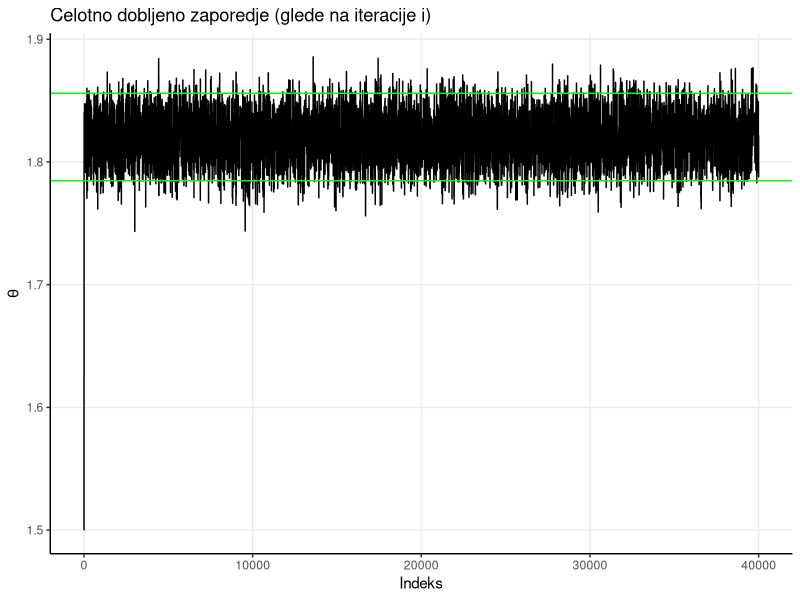
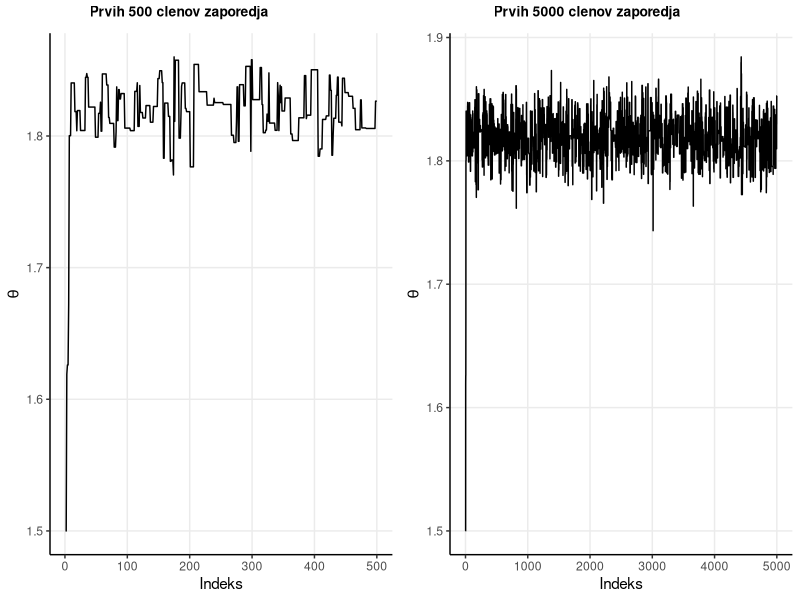
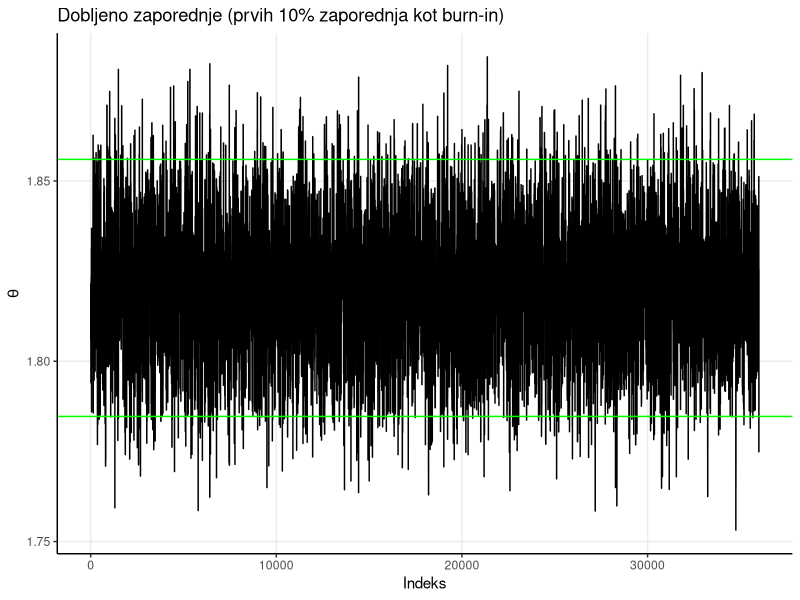
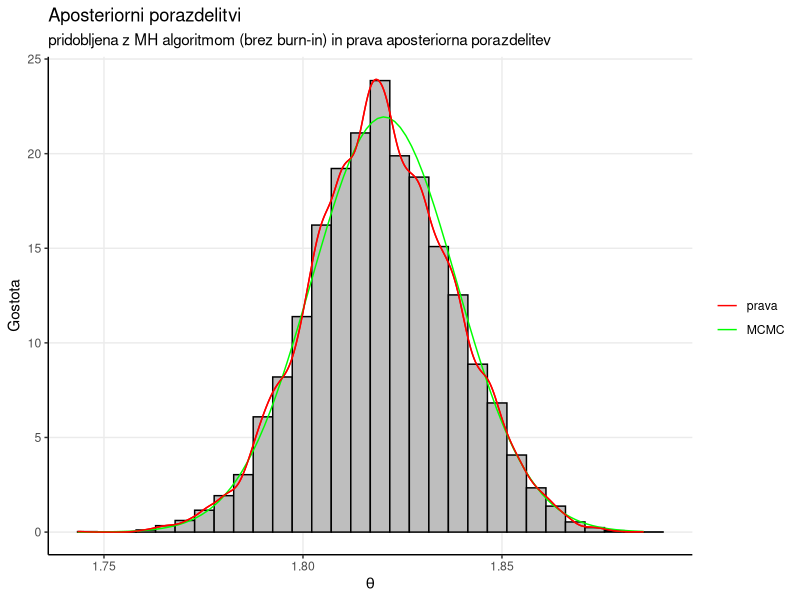
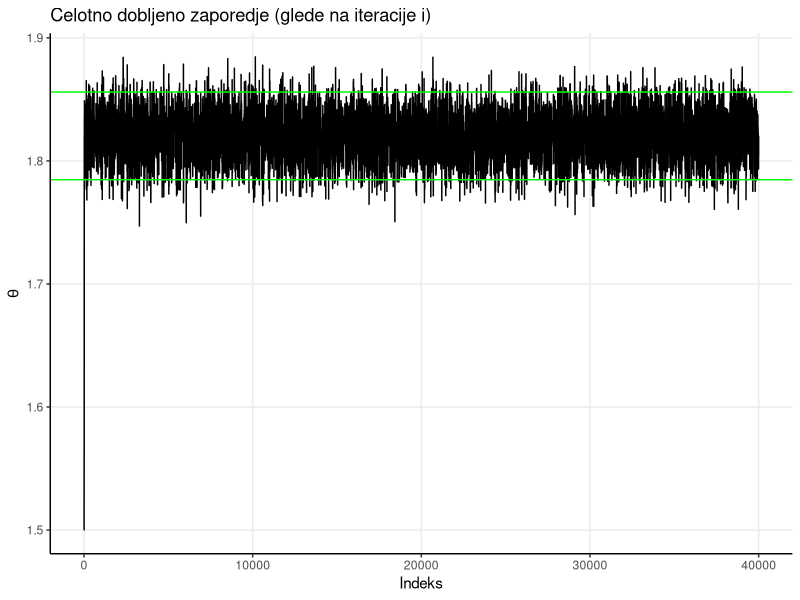
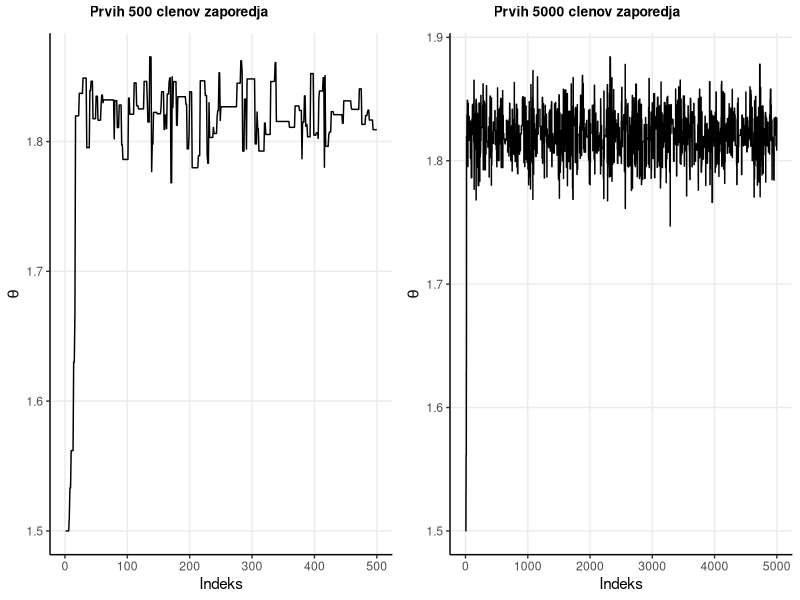
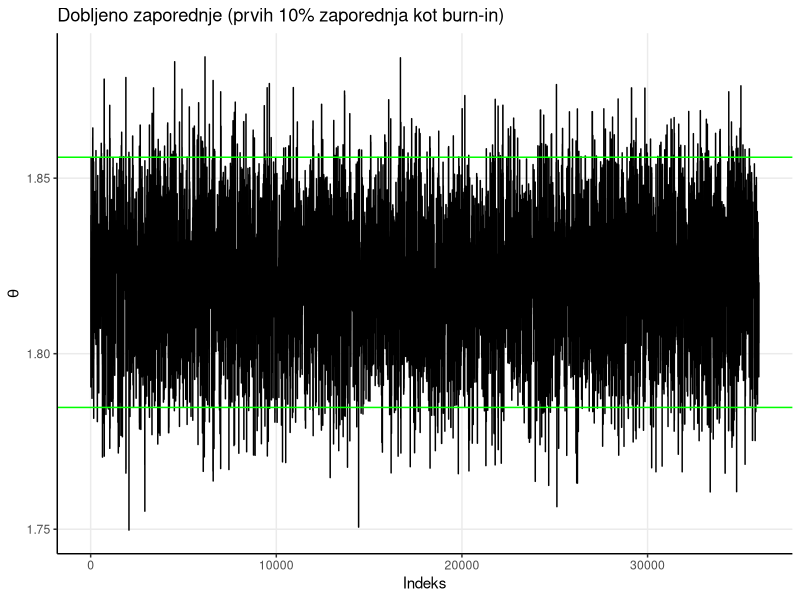
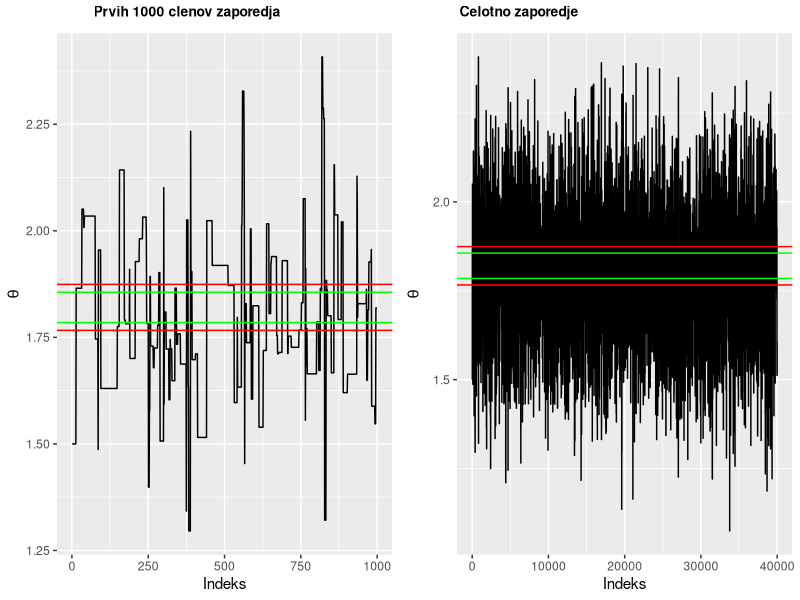

Write the R code that produced these figures, in order.
## ---- chunk 1
knitr::opts_chunk$set(echo = TRUE)
set.seed(123)

# Potrebne knjiznice
library(ggplot2)
library(knitr)
library(dplyr)
library(ggpubr)
library(kableExtra)
## ---- chunk 2
# Funkcija verjetja
verjetje <- function(theta, x, sigma){
  #cleni <- 1/(sqrt(2*pi)*sigma)* exp(-(x-theta)^2/(2*sigma^2))
  #return(prod(cleni))
  return(prod(dnorm(x, theta, sigma)))
}

# Apriorna porazdelitev
apriorna_porazdelitev <- function(theta, mu_0, sigma_0){
  return(dnorm(theta, mu_0, sigma_0))
}

#q funkcija
q <- function(theta_zvezdica, theta, sigma) { 
  return(dnorm(theta_zvezdica, theta, sigma))
}
## ---- chunk 3
metropolis_hastings <- function(n_itr, x, theta_zacetek, sigma, mu_0, sigma_0){
  # n_itr = ponovitve
  # x = podatki
  # theta_zacetek = theta s katero zacnemo in jo posodabljamo
  # sigma = sigma zacetnega modela
  # mu_0 in sigma_0 = parametra apriorne porazdelitve
  
  # Prazen vektor za shranjevanje
  theta <- numeric(n_itr)
  # Zacetna vrednost thete
  theta[1] <- theta_zacetek
    
  for(i in 2:n_itr){
    # Nova theta
    theta_zvezdica <- rnorm(1, theta[i - 1], sigma)
        
    # aposteriorna in verjetje s theta_zvezdica
    aposteriorna_zvezdica <- apriorna_porazdelitev(theta_zvezdica, mu_0, sigma_0)
    verjetje_zvezdica <- verjetje(theta_zvezdica, x, sigma)
    q_zvezdica <- q(theta[i - 1], theta_zvezdica, sigma)
        
    # aposteriorna in verjetje s theta_i
    aposteriorna_i <- apriorna_porazdelitev(theta[i - 1], mu_0, sigma_0)
    verjetje_i <- verjetje(theta[i - 1], x, sigma)
    q_i <- q(theta_zvezdica, theta[i - 1], sigma)
        
    # alpha
    alpha <- min(1, (aposteriorna_zvezdica * verjetje_zvezdica * q_zvezdica) / (aposteriorna_i * verjetje_i * q_i))
         
    # sprejmemo ali zavrnemo
    if(runif(1) < alpha){
        theta[i] <- theta_zvezdica # "accept" -> min(1, A)
        } 
    else{
      theta[i] <- theta[i - 1] # "reject"  -> theta_i
      }
    }

  return(theta)
}

## ---- chunk 4
# Nastavitev parametrov
n_itr <- 40000 

x <- c(1.91, 1.94, 1.68, 1.75, 1.81, 1.83, 1.91, 1.95, 1.77, 1.98, 
       1.81, 1.75, 1.89, 1.89, 1.83, 1.89, 1.99, 1.65, 1.82, 1.65, 
       1.73, 1.73, 1.88, 1.81, 1.84, 1.83, 1.84, 1.72, 1.91, 1.63)

theta_zacetek <- 1.5

sigma <- 0.1
mu_0 <- 1.78
sigma_0 <- 0.2

# Test algoritma
theta <- metropolis_hastings(n_itr, x, theta_zacetek, sigma, mu_0, sigma_0)

## ---- chunk 5
# Prava aposteriorna porazdelitev
n <- length(x)

prec <- 1/sigma^2 
prec0 <- 1/sigma_0^2
prec.n <- prec0 + n*prec 
sigma.n <- sqrt(1/prec.n)

mu.n <- prec0/prec.n * mu_0 + n*prec/prec.n * mean(x)
## ---- chunk 6
df <- data.frame(theta = theta)

ggplot(df, aes(x=1:nrow(df), y=theta)) +
    geom_line() +
    labs(title="Celotno dobljeno zaporedje (glede na iteracije i)",
         x="Indeks",
         y=expression(theta)) +
    # zelena crta
    geom_hline(yintercept = c(qnorm(0.025, mu.n, sigma.n),qnorm(0.975, mu.n, sigma.n)),
               color = "green") +
    theme_bw() + 
    theme(panel.border = element_blank(),
              panel.grid.minor = element_blank(), 
              axis.line = element_line(colour = "black"),
          legend.position = "none") 
## ---- chunk 7
g1 <- ggplot(df %>% slice(1:500), aes(x=1:500, y=theta)) +
    geom_line() +
    labs(title="",
         x="Indeks",
         y=expression(theta)) +
    theme_bw() + 
    theme(panel.border = element_blank(),
              panel.grid.minor = element_blank(), 
              axis.line = element_line(colour = "black"),
          legend.position = "none") 

g2 <-ggplot(df %>% slice(1:5000), aes(x=1:5000, y=theta)) +
    geom_line() +
    labs(title="",
         x="Indeks",
         y=expression(theta)) +
    theme_bw() + 
    theme(panel.border = element_blank(),
              panel.grid.minor = element_blank(), 
              axis.line = element_line(colour = "black"),
          legend.position = "none") 

ggarrange(g1, g2,
          labels = c("Prvih 500 clenov zaporedja", 
                     "Prvih 5000 clenov zaporedja"),
          font.label = list(size = 10),
          ncol = 2) 
## ---- chunk 8
metropolis_hastings_burn_in <- function(n_itr, x, theta_zacetek, sigma, mu_0, sigma_0){
  # n_itr = ponovitve
  # x = podatki
  # theta_zacetek = theta s katero zacnemo in jo posodabljamo
  # sigma = sigma zacetnega modela
  # mu_0 in sigma_0 = parametra apriorne porazdelitve
  
  # pridobimo theto
  theta <- metropolis_hastings(n_itr, x, theta_zacetek, sigma, mu_0, sigma_0)
  
  # v primeru burn in (odstranimo prvih 10% vzorca)
  n_burn_in = n_itr*0.1
  theta = theta[n_burn_in:length(theta)]
  
  return(theta)
}

# Test algoritma
theta <- metropolis_hastings_burn_in(n_itr, x, theta_zacetek, sigma, mu_0, sigma_0)
## ---- chunk 9
# Risanje
df_burnin <- data.frame(theta = theta)

ggplot(df_burnin, aes(x=1:length(theta), y=theta)) +
    geom_line() +
    labs(title="Dobljeno zaporednje (prvih 10% zaporednja kot burn-in)",
         x="Indeks",
         y=expression(theta)) +
    # zelena crta
    geom_hline(yintercept = c(qnorm(0.025, mu.n, sigma.n),qnorm(0.975, mu.n, sigma.n)),
               color = "green") +
    theme_bw() + 
    theme(panel.border = element_blank(),
              panel.grid.minor = element_blank(), 
              axis.line = element_line(colour = "black"),
          legend.position = "none")
  
## ---- chunk 10
#ggplot(df %>% slice(501:n()), aes(x=theta)) +
    #geom_histogram(fill = "grey", color = "black") +
    #labs(x=expression(theta),
         #y="Frekvenca",
         #title="Aposteriorna porazdelitev",
         #subtitle="pridobljena z Metropolis-Hastings algoritmom brez burn-in dela") +
    #theme_bw() + 
    #theme(panel.border = element_blank(),
              #panel.grid.minor = element_blank(), 
              #axis.line = element_line(colour = "black"),
          #legend.position = "none")

# Ne vem cist tocno al rabva aposteriorno samo predstavt graficno al lahko vse skup v enem grafu, zato je zgori graf zakomentiran

# Graf aposteriorne porazdelitve in prave aposteriorne porazdelitve
ggplot(df %>% slice(501:n()), aes(x=theta)) +
    geom_histogram(aes(x = theta, y = ..density..), fill = "grey", color = "black") + 
    geom_density(color = "red", aes(colour = "MCMC"), show_guide=FALSE) +
    stat_function(fun = dnorm, args = list(mean=mu.n, sd=sigma.n), aes(colour = "prava")) +
    labs(x=expression(theta),
         y="Gostota",
         title="Aposteriorni porazdelitvi",
         subtitle="pridobljena z MH algoritmom (brez burn-in) in prava aposteriorna porazdelitev") +
  theme(legend.position = "topright") + 
  scale_color_manual(name = "", 
                     values = c("prava" = "green", "MCMC" = "red"),
                     labels = c("prava", "MCMC")) +
  stat_density(aes(colour="MCMC"), geom="line", position="identity") +
  theme_bw() + 
  theme(panel.border = element_blank(),
        panel.grid.minor = element_blank(), 
        axis.line = element_line(colour = "black"))

## ---- chunk 11
mh_alg <- rbind(mean(df %>% slice(1001:n()) %>% unlist()), mu.n)

ocena_pap <- rbind(quantile(df %>% slice(1001:n()) %>% 
                         unlist(), probs=c(0.025, 0.975)), 
              c(qnorm(0.025, mean=mu.n, sd=sigma.n), qnorm(0.975, mean=mu.n, sd=sigma.n)))

primerjava <- cbind(mh_alg, ocena_pap)

colnames(primerjava) <- c("Povprecje", "2.5%", "97.5%")
rownames(primerjava) <- c("Metropolis-Hastings algoritem", "Ocena iz prave aposteriorne porazdelitve")

kable(primerjava, digits=5, booktabs=T) %>% 
    kable_styling(latex_options=c("striped", "hold_position"), full_width=FALSE)

## ---- chunk 12
# Nastavim nesmiselno zacetno theto, ostali parametri ostanejo enako
theta_zacetek <- 0
# zakomentirano, da se koda ne izvede
#theta <- metropolis_hastings(n_itr, x, theta_zacetek, sigma, mu_0, sigma_0)

## ---- chunk 13
verjetje(0, x, sigma)
apriorna_porazdelitev(0, mu_0, sigma_0)
## ---- chunk 14
# Funkcija verjetja
verjetje_log <- function(theta, x, sigma){
    return(sum(dnorm(x, theta, sigma, log=TRUE)))
}

# Apriorna porazdelitev
apriorna_porazdelitev_log <- function(theta, mu_0, sigma_0){
  return(dnorm(theta, mu_0, sigma_0, log=TRUE))
}

#q funkcija
q_log <- function(theta_zvezdica, theta, sigma){ 
  return(dnorm(theta_zvezdica, theta, sigma, log=TRUE))
}

## ---- chunk 15
metropolis_hastings_log <- function(n_itr, x, theta_zacetek, sigma, mu_0, sigma_0, delez = FALSE){
  # n_itr = ponovitve
  # x = podatki
  # theta_zacetek = theta s katero zacnemo in jo posodabljamo
  # sigma = sigma zacetnega modela
  # mu_0 in sigma_0 = parametra apriorne porazdelitve
  
  # Prazen vektor za shranjevanje
  theta <- numeric(n_itr)
  # Zacetna vrednost thete
  theta[1] <- theta_zacetek
  
  koliko = 0
    
  for(i in 2:n_itr){
    # Nova theta
    theta_zvezdica <- rnorm(1, theta[i - 1], sigma)
        
    # aposteriorna in verjetje s theta_zvezdica (uporabiva implementirane funkcije)
    aposteriorna_zvezdica <- apriorna_porazdelitev_log(theta_zvezdica, mu_0, sigma_0)
    verjetje_zvezdica <- verjetje_log(theta_zvezdica, x, sigma)
    q_zvezdica <- q_log(theta[i - 1], theta_zvezdica, sigma)
        
    # aposteriorna in verjetje s theta_i (uporabiva implementirane funkcije)
    aposteriorna_i <- apriorna_porazdelitev_log(theta[i - 1], mu_0, sigma_0)
    verjetje_i <- verjetje_log(theta[i - 1], x, sigma)
    q_i <- q_log(theta_zvezdica, theta[i - 1], sigma)
        
    # alpha(tukaj se spremeni, + nadomesti * in - nadomesti /)
    alpha <- min(1, exp((aposteriorna_zvezdica + verjetje_zvezdica + q_zvezdica) - (aposteriorna_i + verjetje_i + q_i)))
         
    # sprejmemo ali zavrnemo
    if(runif(1) < alpha){
        koliko = koliko + 1
        theta[i] <- theta_zvezdica # "accept" -> min(1, A)
        } 
    else{
      theta[i] <- theta[i - 1] # "reject"  -> theta_i
      }
    }

  if (delez){
    return(c(theta, koliko/n_itr))
  } else{
    return(theta)
  }
}

# Test algoritma
theta <- metropolis_hastings_log(n_itr, x, theta_zacetek, sigma, mu_0, sigma_0)
## ---- chunk 16
theta_zacetek <- 1.5
theta <- metropolis_hastings_log(n_itr, x, theta_zacetek, sigma, mu_0, sigma_0)

df_log <- data.frame(theta = theta)

ggplot(df_log, aes(x=1:nrow(df_log), y=theta)) +
    geom_line() +
    labs(title="Celotno dobljeno zaporedje (glede na iteracije i)",
         x="Indeks",
         y=expression(theta)) +
    # zelena crta
    geom_hline(yintercept = c(qnorm(0.025, mu.n, sigma.n),qnorm(0.975, mu.n, sigma.n)),
               color = "green") +
    theme_bw() + 
    theme(panel.border = element_blank(),
              panel.grid.minor = element_blank(), 
              axis.line = element_line(colour = "black"),
          legend.position = "none") 
## ---- chunk 17
g1 <- ggplot(df_log %>% slice(1:500), aes(x=1:500, y=theta)) +
    geom_line() +
    labs(title="",
         x="Indeks",
         y=expression(theta)) +
    theme_bw() + 
    theme(panel.border = element_blank(),
              panel.grid.minor = element_blank(), 
              axis.line = element_line(colour = "black"),
          legend.position = "none") 

g2 <-ggplot(df_log %>% slice(1:5000), aes(x=1:5000, y=theta)) +
    geom_line() +
    labs(title="",
         x="Indeks",
         y=expression(theta)) +
    theme_bw() + 
    theme(panel.border = element_blank(),
              panel.grid.minor = element_blank(), 
              axis.line = element_line(colour = "black"),
          legend.position = "none") 

ggarrange(g1, g2,
          labels = c("Prvih 500 clenov zaporedja", 
                     "Prvih 5000 clenov zaporedja"),
          font.label = list(size = 10),
          ncol = 2) 
## ---- chunk 18
metropolis_hastings_log_burn_in <- function(n_itr, x, theta_zacetek, sigma, mu_0, sigma_0, burn_in = FALSE){
  # n_itr = ponovitve
  # x = podatki
  # theta_zacetek = theta s katero zacnemo in jo posodabljamo
  # sigma = sigma zacetnega modela
  # mu_0 in sigma_0 = parametra apriorne porazdelitve
  
  # pridobimo theto
  metropolis_hastings_log(n_itr, x, theta_zacetek, sigma, mu_0, sigma_0)
  
  # v primeru burn in (odstranimo prvih 10% vzorca)
  n_burn_in = n_itr*0.1
  theta = theta[n_burn_in:length(theta)]
  
  return(theta)
}

# Test algoritma
theta <- metropolis_hastings_log_burn_in(n_itr, x, theta_zacetek, sigma, mu_0, sigma_0)
## ---- chunk 19
# Risanje
df_log_burnin <- data.frame(theta = theta)

ggplot(df_log_burnin, aes(x=1:length(theta), y=theta)) +
    geom_line() +
    labs(title="Dobljeno zaporednje (prvih 10% zaporednja kot burn-in)",
         x="Indeks",
         y=expression(theta)) +
    # zelena crta
    geom_hline(yintercept = c(qnorm(0.025, mu.n, sigma.n),qnorm(0.975, mu.n, sigma.n)),
               color = "green") +
    theme_bw() + 
    theme(panel.border = element_blank(),
              panel.grid.minor = element_blank(), 
              axis.line = element_line(colour = "black"),
          legend.position = "none")
  
## ---- chunk 20

risi_razlicna_var <- function(theta_zacetek, sigma){
  theta <- metropolis_hastings_log(n_itr, x, theta_zacetek, sigma, mu_0, sigma_0)
  df_log <- data.frame(theta = theta)
  # celotno zaporedje
  g1 <- ggplot(df_log, aes(x=1:nrow(df_log), y=theta)) +
               geom_line() +
               labs(x="Indeks",
                    y=expression(theta)) +
               # zelena crta
               geom_hline(yintercept = c(qnorm(0.025, mu.n, sigma.n), 
                                         qnorm(0.975, mu.n, sigma.n)),
                         color = "green") +
               # rdeca crta
               geom_hline(yintercept = c(qnorm(0.0015, mu.n, sigma.n),
                                         qnorm(0.9985, mu.n, sigma.n)),
                         color = "red")
               theme_bw() + 
               theme(panel.border = element_blank(),
                         panel.grid.minor = element_blank(), 
                         axis.line = element_line(colour = "black"),
                     legend.position = "none")
  # 5000 clenov
  g2 <-ggplot(df_log %>% slice(1:1000), aes(x=1:1000, y=theta)) +
    geom_line() +
    labs(title="",
         x="Indeks",
         y=expression(theta)) +
    # zelena crta
    geom_hline(yintercept = c(qnorm(0.025, mu.n, sigma.n),
                              qnorm(0.975, mu.n, sigma.n)),
               color = "green")+
    # rdeca crta
    geom_hline(yintercept = c(qnorm(0.0015, mu.n, sigma.n),
                              qnorm(0.9985, mu.n, sigma.n)),
               color = "red")
    theme_bw() + 
    theme(panel.border = element_blank(),
              panel.grid.minor = element_blank(), 
              axis.line = element_line(colour = "black"),
          legend.position = "none") 

  ggarrange(g2, g1, align = "hv",
            labels = c("Prvih 1000 clenov zaporedja", 
                       "Celotno zaporedje"),
            font.label = list(size = 10),
            ncol = 2)
}
## ---- chunk 21
risi_razlicna_var(1.5, 2)
## ---- chunk 22
risi_razlicna_var(1.5, 1)
## ---- chunk 23
risi_razlicna_var(1.5, 0.5)
## ---- chunk 24
risi_razlicna_var(1.5, 0.2)
## ---- chunk 25
risi_razlicna_var(1.5, 0.1)
## ---- chunk 26
risi_razlicna_var(1.5, 0.05)
## ---- chunk 27
risi_razlicna_var(1.5, 0.02)
## ---- chunk 28
risi_razlicna_var(1.5, 0.005)
## ---- chunk 29
vrednosti_sigma = c(2, 1, 0.5, 0.2, 0.05, 0.02, 0.005, 0.000001)
vrednosti_delez_sprejema = NULL
for (i in vrednosti_sigma){
  vred = mean(replicate(10, metropolis_hastings_log(n_itr, x, theta_zacetek, i, mu_0, sigma_0, TRUE)[n_itr + 1]))
  vrednosti_delez_sprejema = c(vrednosti_delez_sprejema, vred)
}
df_delez = data.frame("sigma" = vrednosti_sigma,
                      "delez_sprejema" = vrednosti_delez_sprejema)

kable(df_delez, digits=c(6,4), booktabs=T) %>% 
    kable_styling(latex_options=c("striped", "hold_position"), full_width=FALSE)
